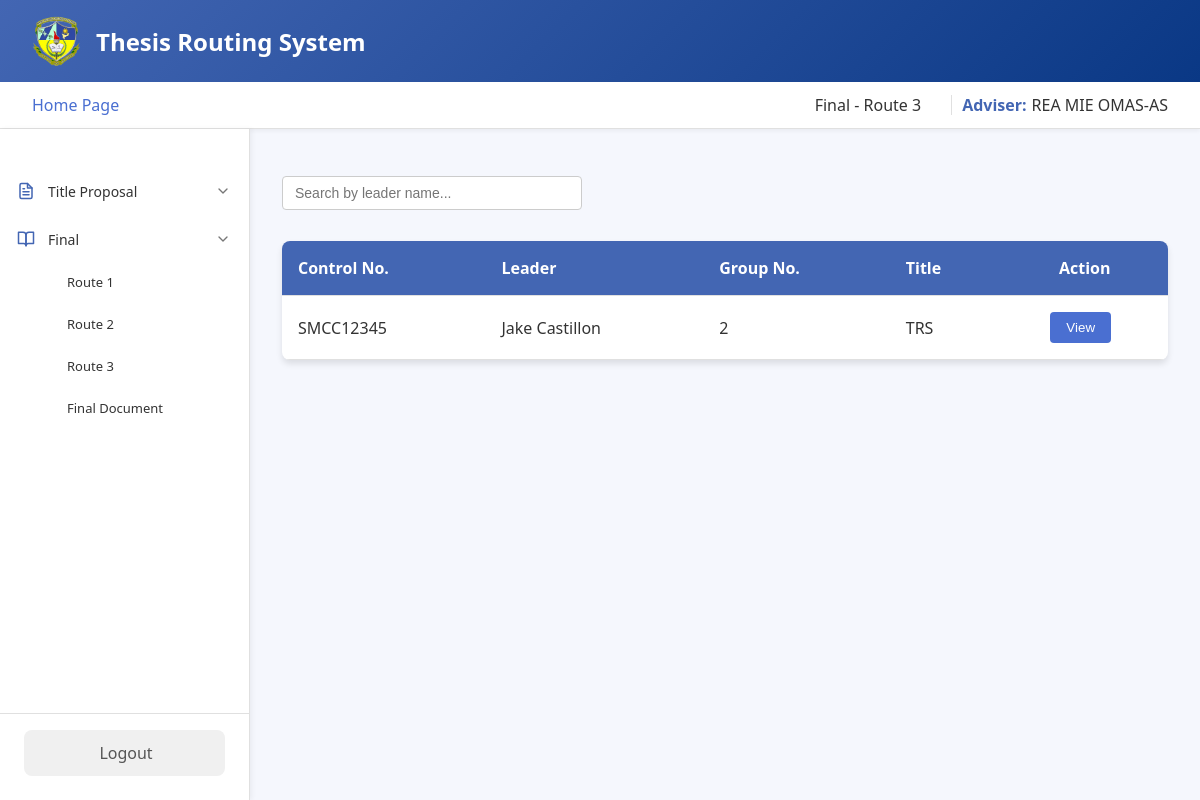
The app's page /adviser/homepage/final/route3.php (signed in) with its own data.
### tables this page shows
CREATE TABLE `route3final_files` (
  `route3_id` int(11) NOT NULL,
  `student_id` int(11) NOT NULL,
  `docuRoute3` varchar(255) NOT NULL,
  `panel1_id` int(11) NOT NULL,
  `panel2_id` int(11) NOT NULL,
  `panel3_id` int(11) NOT NULL,
  `panel4_id` int(11) NOT NULL,
  `adviser_id` int(11) NOT NULL,
  `department` varchar(255) NOT NULL,
  `date_submitted` date NOT NULL,
  `controlNo` varchar(255) NOT NULL,
  `fullname` varchar(255) NOT NULL,
  `group_number` int(255) NOT NULL,
  `title` varchar(255) NOT NULL,
  `school_year` varchar(255) NOT NULL,
  `panel5_id` varchar(255) NOT NULL,
  `routeNumber` varchar(255) NOT NULL
);

### adviser/homepage/final/route3.php (the view, shortened to what this page needs)
<?php
include '../../../connection.php';
$adviser_id = $_SESSION['adviser_id'];
$fullname = $_SESSION['fullname'] ?? 'Adviser';
?>
<!DOCTYPE html>
<html lang="en">
<head>
</head>
<body>
    <div class="container">
        <header class="header">
            <div class="logo-container">
                <img src="../../../assets/logo.png" alt="SMCC Logo">
                <div class="logo">Thesis Routing System</div>
            </div>
        </header>
        <div class="top-bar">
            <div class="homepage">
                <a href="../homepage.php">Home Page</a>
            </div>
            <div class="user-info">
                <div class="routeNo" style="margin-right: 20px;">Final - Route 3</div>
                <span class="role">Adviser:</span>
                <span class="user-name"><?= htmlspecialchars($fullname) ?></span>
            </div>
        </div>
        <div class="main-content">
        <nav class="sidebar">
                <nav class="nav-menu">
                    <div class="menu-item dropdown">
                        <div class="menu-header">
                            <div class="icon">
                            </div>
                            <span>Title Proposal</span>
                            <div class="dropdown-icon expanded">
                                <svg xmlns="http://www.w3.org/2000/svg" viewBox="0 0 24 24" fill="none"
                                    stroke="currentColor" stroke-width="2" stroke-linecap="round"
                                    stroke-linejoin="round">
                                    <polyline points="6 9 12 15 18 9"></polyline>
                                </svg>
                            </div>
                        </div>
                    </div>
                    <div class="menu-item dropdown">
                        <div class="menu-header">
                            <div class="icon">
                                <svg xmlns="http://www.w3.org/2000/svg" viewBox="0 0 24 24" fill="none"
                                    stroke="currentColor" stroke-width="2" stroke-linecap="round"
                                    stroke-linejoin="round">
                                    <path d="M2 3h6a4 4 0 0 1 4 4v14a3 3 0 0 0-3-3H2z"></path>
                                    <path d="M22 3h-6a4 4 0 0 0-4 4v14a3 3 0 0 1 3-3h7z"></path>
                                </svg>
                            </div>
                            <span>Final</span>
                            <div class="dropdown-icon">
                                <svg xmlns="http://www.w3.org/2000/svg" viewBox="0 0 24 24" fill="none"
                                    stroke="currentColor" stroke-width="2" stroke-linecap="round"
                                    stroke-linejoin="round">
                                    <polyline points="6 9 12 15 18 9"></polyline>
                                </svg>
                            </div>
                        </div>
                        <div class="dropdown-content">
                            <a href="../final/route1.php" class="submenu-item">Route 1</a>
                            <a href="../final/route2.php" class="submenu-item">Route 2</a>
                            <a href="../final/route3.php" class="submenu-item">Route 3</a>
                            <a href="../final/finaldocu.php" class="submenu-item">Final Document</a>
                        </div>
                    </div>
                </nav>
                <div class="logout">
                    <a href="../../../logout.php">Logout</a>
                </div>
            </nav>
            <div class="content" id="content-area">
            <div class="search-container">
                <input type="text" id="searchInput" class="search-box" placeholder="Search by leader name..." onkeyup="searchTable()">
            </div>
            <?php
            $query = "
                    SELECT
                        docuRoute3,
                        student_id,
                        route3_id,
                        department,
                        group_number,
                        controlNo,
                        fullname,
                        title
                    FROM route3final_files
                    WHERE adviser_id = ?";
                $stmt = $conn->prepare($query);
                $stmt->bind_param("s", $adviser_id);
                $stmt->execute();
                $result = $stmt->get_result();
                if ($result->num_rows > 0) {
                    echo "
                    <table>
                        <thead>
                            <tr>
                                <th>Control No.</th>
                                <th>Leader</th>
                                <th>Group No.</th>
                                <th>Title</th>
                                <th class='action-label'>Action</th>
                            </tr>
                        </thead>
                        <tbody>
                    ";
                    while ($row = $result->fetch_assoc()) {
                        $filePath = htmlspecialchars($row['docuRoute3'], ENT_QUOTES);
                        $student_id = htmlspecialchars($row['student_id'], ENT_QUOTES);
                        $route3_id = htmlspecialchars($row['route3_id'], ENT_QUOTES);
                        $groupNo = htmlspecialchars($row['group_number'], ENT_QUOTES);
                        $controlNo = htmlspecialchars($row['controlNo'], ENT_QUOTES);
                        $fullName = htmlspecialchars($row['fullname'], ENT_QUOTES);
                        $title = htmlspecialchars($row['title'], ENT_QUOTES);
                        echo "
                            <tr>
                                <td>$controlNo</td>
                                <td>$fullName</td>
                                <td>$groupNo</td>
                                <td>$title</td>
                                <td style='text-align: center;'>
                                    <button class='view-button' onclick=\"viewFile('$filePath', '$student_id', '$route3_id')\">View</button>
                                </td>
                            </tr>
                        ";
                    }
                    echo "
                        </tbody>
                    </table>
                    ";
                } else {
                    echo "<p>No files uploaded yet.</p>";
                }
                ?>
            </div>
        </div>
    </div>
</html>

### adviser/homepage/final/route3.php (style rules this page uses)
:root { --primary: #4366b3; --primary-light: #0a3885; --accent: #4a6fd1; --light: #f5f7fd; --dark: #333; --success: #28a745; --shadow: 0 4px 6px rgba(0, 0, 0, 0.1); --border: #e0e0e0; --white: #ffffff; --hover: #f5f7fd; --active: #e5ebf8; --text-light: #777777; --radius: 8px; }
* { margin: 0; padding: 0; box-sizing: border-box; }
body { font-family: 'Segoe UI', Tahoma, Geneva, Verdana, sans-serif; background-color: var(--light); color: var(--dark); min-height: 100vh; }
.container { display: flex; flex-direction: column; min-height: 100vh; }
.header { background: linear-gradient(135deg, var(--primary) 0%, var(--primary-light) 100%); color: white; padding: 1rem 2rem; box-shadow: var(--shadow); }
.logo-container { display: flex; align-items: center; }
.logo-container img { height: 50px; margin-right: 15px; }
.logo { font-size: 1.5rem; font-weight: 600; }
.top-bar { display: flex; justify-content: space-between; align-items: center; padding: 0.75rem 2rem; background-color: white; box-shadow: 0 2px 4px rgba(0, 0, 0, 0.05); border-bottom: 1px solid var(--border); }
.homepage a { color: var(--accent); text-decoration: none; font-weight: 500; transition: all 0.3s; }
.user-info { display: flex; align-items: center; }
.role { font-weight: 600; margin-right: 5px; color: var(--primary); }
.user-name { color: var(--dark); }
.main-content { display: flex; flex: 1; }
.sidebar { width: 250px; background-color: white; padding: 1.5rem 0; box-shadow: 2px 0 5px rgba(0, 0, 0, 0.05); display: flex; flex-direction: column; justify-content: space-between; border-right: 1px solid var(--border); }
.action-label { text-align: center; }
.sidebar a { display: block; padding: 0.75rem 1.5rem; color: var(--dark); text-decoration: none; transition: all 0.3s; border-left: 3px solid transparent; }
.logout { padding: 0 1.5rem; margin-top: auto; border-top: 1px solid var(--border); padding-top: 1rem; }
.logout a { display: flex; align-items: center; justify-content: center; background-color: #f0f0f0; color: #555; padding: 0.75rem; border-radius: 8px; text-decoration: none; font-weight: 500; transition: all 0.3s; }
.content { flex: 1; padding: 2rem; position: relative; overflow: auto; }
table { width: 100%; border-collapse: collapse; margin-top: 1rem; background-color: white; box-shadow: var(--shadow); border-radius: 8px; overflow: hidden; }
th, td { padding: 1rem; text-align: left; border-bottom: 1px solid var(--border); }
th { background-color: var(--primary); color: white; font-weight: 600; }
button { padding: 0.5rem 1rem; border: none; border-radius: 4px; cursor: pointer; font-weight: 500; transition: all 0.3s; }
.view-button { background-color: var(--accent); color: white; margin-right: 0.5rem; }
.nav-menu { display: flex; flex-direction: column; padding: 1rem 0; gap: 4px; }
.menu-item { display: flex; flex-direction: column; }
.menu-header { display: flex; align-items: center; padding: 0.75rem 1rem; cursor: pointer; border-radius: 8px; transition: all 0.2s ease; gap: 12px; }
.icon { width: 20px; height: 20px; display: flex; align-items: center; justify-content: center; color: var(--primary); }
.icon svg { width: 18px; height: 18px; stroke: var(--primary); }
.menu-header span { flex: 1; font-size: 14px; color: var(--dark); }
.dropdown-icon { width: 20px; height: 20px; display: flex; align-items: center; justify-content: center; transition: transform 0.2s ease; }
.dropdown-icon svg { width: 16px; height: 16px; stroke: #777777; }
.dropdown-content { display: none; flex-direction: column; padding-left: 2.5rem; }
.dropdown-content.show { display: flex; }
.submenu-item { padding: 0.6rem 1rem; font-size: 13px; color: #777777; text-decoration: none; border-radius: 8px; transition: all 0.2s ease; }
.search-container { margin: 15px 0; width: 100%; display: flex; justify-content: flex-start; align-items: center; }
.search-box { padding: 8px 12px; border: 1px solid #ccc; border-radius: 4px; width: 300px; font-size: 14px; margin-bottom: 15px; }

### records on screen
route3final_files: controlNo "SMCC12345", fullname "Jake Castillon", group_number "2", title "TRS"

### other values on screen
$fullname "REA MIE OMAS-AS"
